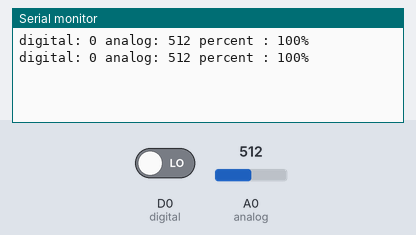
A sketch run on a simulated ESP8266 (NodeMCU). Shown: the last lines printed to the serial monitor. Inputs (shaded band) come from the test bench; at power-on: A0 (analog) = 512, D0 (digital) LOW.

Above: at 1.8 s.
1.9 s: A0 (analog) set to 716
At 2.8 s:
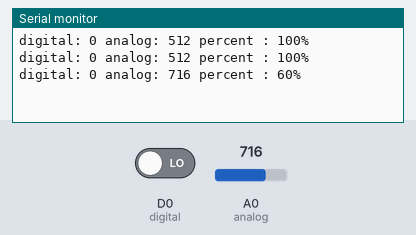
3.4 s: D0 (digital) driven HIGH
At 4.7 s:
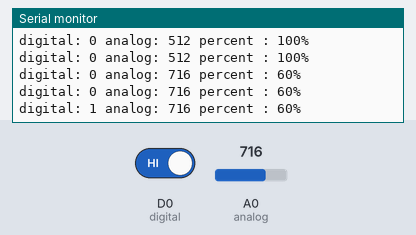
4.9 s: A0 (analog) set to 900
At 5.7 s:
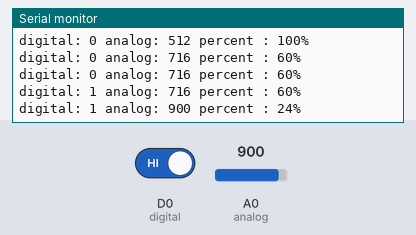
6.4 s: D0 (digital) driven LOW
At 7.8 s:
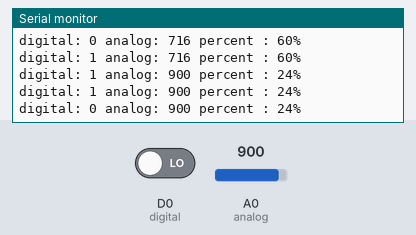
Timing chart, 0 to 8.9 s (numbered marks = the images above; inputs shaded):
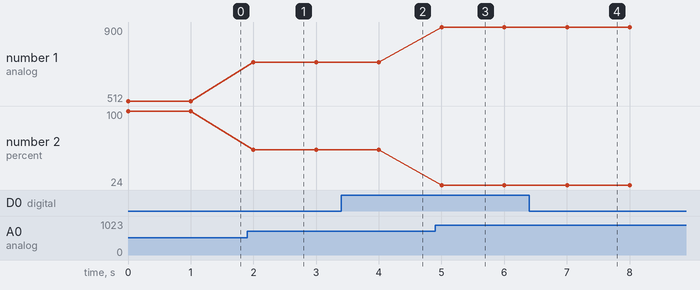

The sketch:

Sensor_kelembapan_tanah.ino
```cpp
int digital = D0;
int analog = A0;

const int dry = 1024; // value for dry sensor
const int wet = 512; // value for wet sensor

void setup() {
  Serial.begin(9600);
  pinMode(digital, INPUT);
  pinMode(analog, INPUT);
}

void loop() {
  int sensorValDigital = digitalRead(digital);
  int sensorValAnalog = analogRead(analog);

  int percentageHumididy = map(sensorValAnalog, wet, dry, 100, 0);

  Serial.println("digital: " + String(sensorValDigital) + " analog: " + String(sensorValAnalog) + " percent : " + String(percentageHumididy) + "%");

  delay(1000);
}


// SENSOR : NodeMCU
// ================
// VCC : 3V
// GND : GND
// DO  : D0 (bebas, deklarasikan)
// AO  : A0 (wajib analog, deklarasikan)
```

Measured:
- after the input at 1.9 s, the serial monitor: prints a new line after 0.10 s (image 1)
- after the input at 3.4 s, the serial monitor: prints a new line after 0.60 s (image 2)
- after the input at 4.9 s, the serial monitor: prints a new line after 0.10 s (image 3)
- after the input at 6.4 s, the serial monitor: prints a new line after 0.60 s (image 4)
- plotted number 1: 512 → 716 after the input at 1.9 s, 716 → 900 after the input at 4.9 s
- plotted number 2: 100 → 60 after the input at 1.9 s, 60 → 24 after the input at 4.9 s
